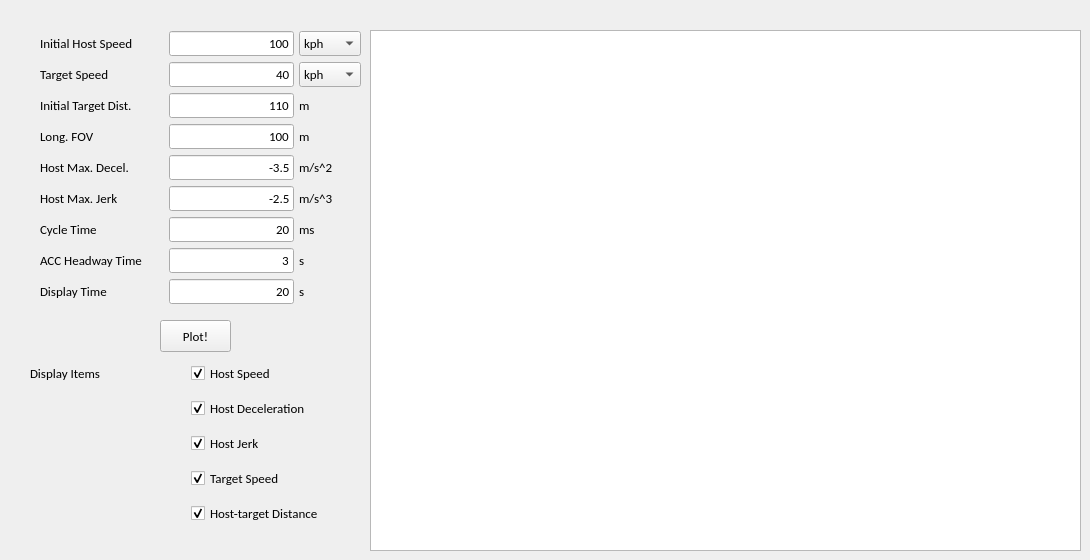
      <widget class="QWidget" name="tab_22">
       <attribute name="title">
        <string>Detect and Follow Range</string>
       </attribute>
       <widget class="QWidget" name="gridLayoutWidget_23">
        <property name="geometry">
         <rect>
          <x>40</x>
          <y>30</y>
          <width>321</width>
          <height>281</height>
         </rect>
        </property>
        <layout class="QGridLayout" name="gridLayout_23" columnstretch="2,2,1">
         <property name="spacing">
          <number>5</number>
         </property>
         <item row="1" column="0">
          <widget class="QLabel" name="label_99">
           <property name="font">
            <font>
             <family>Calibri</family>
             <pointsize>10</pointsize>
             <bold>false</bold>
            </font>
           </property>
           <property name="text">
            <string>Target Speed</string>
           </property>
          </widget>
         </item>
         <item row="8" column="1">
          <widget class="QLineEdit" name="input_detect_display">
           <property name="font">
            <font>
             <family>Calibri</family>
             <pointsize>10</pointsize>
             <bold>false</bold>
            </font>
           </property>
           <property name="text">
            <string>20</string>
           </property>
           <property name="alignment">
            <set>Qt::AlignRight|Qt::AlignTrailing|Qt::AlignVCenter</set>
           </property>
           <property name="dragEnabled">
            <bool>true</bool>
           </property>
           <property name="placeholderText">
            <string>Input</string>
           </property>
          </widget>
         </item>
         <item row="6" column="2">
          <widget class="QLabel" name="label_111">
           <property name="font">
            <font>
             <family>Calibri</family>
             <pointsize>10</pointsize>
             <bold>false</bold>
            </font>
           </property>
           <property name="text">
            <string>ms</string>
           </property>
          </widget>
         </item>
         <item row="2" column="2">
          <widget class="QLabel" name="label_107">
           <property name="font">
            <font>
             <family>Calibri</family>
             <pointsize>10</pointsize>
             <bold>false</bold>
            </font>
           </property>
           <property name="text">
            <string>m</string>
           </property>
          </widget>
         </item>
         <item row="5" column="2">
          <widget class="QLabel" name="label_110">
           <property name="font">
            <font>
             <family>Calibri</family>
             <pointsize>10</pointsize>
             <bold>false</bold>
            </font>
           </property>
           <property name="text">
            <string>m/s^3</string>
           </property>
          </widget>
         </item>
         <item row="1" column="2">
          <widget class="QComboBox" name="comboBox_detect_v2">
           <property name="font">
            <font>
             <family>Calibri</family>
             <pointsize>10</pointsize>
             <bold>false</bold>
            </font>
           </property>
           <item>
            <property name="text">
             <string>kph</string>
            </property>
           </item>
           <item>
            <property name="text">
             <string>m/s</string>
            </property>
           </item>
          </widget>
         </item>
         <item row="2" column="0">
          <widget class="QLabel" name="label_102">
           <property name="font">
            <font>
             <family>Calibri</family>
             <pointsize>10</pointsize>
             <bold>false</bold>
            </font>
           </property>
           <property name="text">
            <string>Initial Target Dist.</string>
           </property>
          </widget>
         </item>
         <item row="7" column="2">
          <widget class="QLabel" name="label_112">
           <property name="font">
            <font>
             <family>Calibri</family>
             <pointsize>10</pointsize>
             <bold>false</bold>
            </font>
           </property>
           <property name="text">
            <string>s</string>
           </property>
          </widget>
         </item>
         <item row="1" column="1">
          <widget class="QLineEdit" name="input_detect_v2">
           <property name="font">
            <font>
             <family>Calibri</family>
             <pointsize>10</pointsize>
             <bold>false</bold>
            </font>
           </property>
           <property name="text">
            <string>40</string>
           </property>
           <property name="alignment">
            <set>Qt::AlignRight|Qt::AlignTrailing|Qt::AlignVCenter</set>
           </property>
           <property name="dragEnabled">
            <bool>true</bool>
           </property>
           <property name="placeholderText">
            <string>Input</string>
           </property>
          </widget>
         </item>
         <item row="5" column="1">
          <widget class="QLineEdit" name="input_detect_maxjerk">
           <property name="font">
            <font>
             <family>Calibri</family>
             <pointsize>10</pointsize>
             <bold>false</bold>
            </font>
           </property>
           <property name="text">
            <string>-2.5</string>
           </property>
           <property name="alignment">
            <set>Qt::AlignRight|Qt::AlignTrailing|Qt::AlignVCenter</set>
           </property>
           <property name="dragEnabled">
            <bool>true</bool>
           </property>
           <property name="placeholderText">
            <string>Input</string>
           </property>
          </widget>
         </item>
         <item row="3" column="1">
          <widget class="QLineEdit" name="input_detect_lfov">
           <property name="font">
            <font>
             <family>Calibri</family>
             <pointsize>10</pointsize>
             <bold>false</bold>
            </font>
           </property>
           <property name="text">
            <string>100</string>
           </property>
           <property name="alignment">
            <set>Qt::AlignRight|Qt::AlignTrailing|Qt::AlignVCenter</set>
           </property>
           <property name="dragEnabled">
            <bool>true</bool>
           </property>
           <property name="placeholderText">
            <string>Input</string>
           </property>
          </widget>
         </item>
         <item row="0" column="2">
          <widget class="QComboBox" name="comboBox_detect_v1">
           <property name="font">
            <font>
             <family>Calibri</family>
             <pointsize>10</pointsize>
             <bold>false</bold>
             <kerning>true</kerning>
            </font>
           </property>
           <property name="layoutDirection">
            <enum>Qt::LeftToRight</enum>
           </property>
           <property name="autoFillBackground">
            <bool>false</bool>
           </property>
           <item>
            <property name="text">
             <string>kph</string>
            </property>
           </item>
           <item>
            <property name="text">
             <string>m/s</string>
            </property>
           </item>
          </widget>
         </item>
         <item row="6" column="0">
          <widget class="QLabel" name="label_104">
           <property name="font">
            <font>
             <family>Calibri</family>
             <pointsize>10</pointsize>
             <bold>false</bold>
            </font>
           </property>
           <property name="text">
            <string>Cycle Time</string>
           </property>
          </widget>
         </item>
         <item row="0" column="1">
          <widget class="QLineEdit" name="input_detect_v1">
           <property name="font">
            <font>
             <family>Calibri</family>
             <pointsize>10</pointsize>
             <bold>false</bold>
            </font>
           </property>
           <property name="text">
            <string>100</string>
           </property>
           <property name="alignment">
            <set>Qt::AlignRight|Qt::AlignTrailing|Qt::AlignVCenter</set>
           </property>
           <property name="dragEnabled">
            <bool>true</bool>
           </property>
           <property name="placeholderText">
            <string>Input</string>
           </property>
          </widget>
         </item>
         <item row="7" column="1">
          <widget class="QLineEdit" name="input_detect_headway">
           <property name="font">
            <font>
             <family>Calibri</family>
             <pointsize>10</pointsize>
             <bold>false</bold>
            </font>
           </property>
           <property name="text">
            <string>3</string>
           </property>
           <property name="alignment">
            <set>Qt::AlignRight|Qt::AlignTrailing|Qt::AlignVCenter</set>
           </property>
           <property name="dragEnabled">
            <bool>true</bool>
           </property>
           <property name="placeholderText">
            <string>Input</string>
           </property>
          </widget>
         </item>
         <item row="2" column="1">
          <widget class="QLineEdit" name="input_detect_tdist">
           <property name="font">
            <font>
             <family>Calibri</family>
             <pointsize>10</pointsize>
             <bold>false</bold>
            </font>
           </property>
           <property name="text">
            <string>110</string>
           </property>
           <property name="alignment">
            <set>Qt::AlignRight|Qt::AlignTrailing|Qt::AlignVCenter</set>
           </property>
           <property name="dragEnabled">
            <bool>true</bool>
           </property>
           <property name="placeholderText">
            <string>Input</string>
           </property>
          </widget>
         </item>
         <item row="4" column="2">
          <widget class="QLabel" name="label_109">
           <property name="font">
            <font>
             <family>Calibri</family>
             <pointsize>10</pointsize>
             <bold>false</bold>
            </font>
           </property>
           <property name="text">
            <string>m/s^2</string>
           </property>
          </widget>
         </item>
         <item row="5" column="0">
          <widget class="QLabel" name="label_101">
           <property name="font">
            <font>
             <family>Calibri</family>
             <pointsize>10</pointsize>
             <bold>false</bold>
            </font>
           </property>
           <property name="text">
            <string>Host Max. Jerk</string>
           </property>
          </widget>
         </item>
         <item row="6" column="1">
          <widget class="QLineEdit" name="input_detect_cycle">
           <property name="font">
            <font>
             <family>Calibri</family>
             <pointsize>10</pointsize>
             <bold>false</bold>
            </font>
           </property>
           <property name="text">
            <string>20</string>
           </property>
           <property name="alignment">
            <set>Qt::AlignRight|Qt::AlignTrailing|Qt::AlignVCenter</set>
           </property>
           <property name="dragEnabled">
            <bool>true</bool>
           </property>
           <property name="placeholderText">
            <string>Input</string>
           </property>
          </widget>
         </item>
         <item row="8" column="2">
          <widget class="QLabel" name="label_113">
           <property name="font">
            <font>
             <family>Calibri</family>
             <pointsize>10</pointsize>
             <bold>false</bold>
            </font>
           </property>
           <property name="text">
            <string>s</string>
           </property>
          </widget>
         </item>
         <item row="8" column="0">
          <widget class="QLabel" name="label_106">
           <property name="font">
            <font>
             <family>Calibri</family>
             <pointsize>10</pointsize>
             <bold>false</bold>
            </font>
           </property>
           <property name="text">
            <string>Display Time</string>
           </property>
          </widget>
         </item>
         <item row="7" column="0">
          <widget class="QLabel" name="label_105">
           <property name="font">
            <font>
             <family>Calibri</family>
             <pointsize>10</pointsize>
             <bold>false</bold>
            </font>
           </property>
           <property name="text">
            <string>ACC Headway Time</string>
           </property>
          </widget>
         </item>
         <item row="3" column="0">
          <widget class="QLabel" name="label_103">
           <property name="font">
            <font>
             <family>Calibri</family>
             <pointsize>10</pointsize>
             <bold>false</bold>
            </font>
           </property>
           <property name="text">
            <string>Long. FOV</string>
           </property>
          </widget>
         </item>
         <item row="0" column="0">
          <widget class="QLabel" name="label_98">
           <property name="font">
            <font>
             <family>Calibri</family>
             <pointsize>10</pointsize>
             <bold>false</bold>
            </font>
           </property>
           <property name="text">
            <string>Initial Host Speed</string>
           </property>
          </widget>
         </item>
         <item row="3" column="2">
          <widget class="QLabel" name="label_108">
           <property name="font">
            <font>
             <family>Calibri</family>
             <pointsize>10</pointsize>
             <bold>false</bold>
            </font>
           </property>
           <property name="text">
            <string>m</string>
           </property>
          </widget>
         </item>
         <item row="4" column="1">
          <widget class="QLineEdit" name="input_detect_maxdecel">
           <property name="font">
            <font>
             <family>Calibri</family>
             <pointsize>10</pointsize>
             <bold>false</bold>
            </font>
           </property>
           <property name="text">
            <string>-3.5</string>
           </property>
           <property name="alignment">
            <set>Qt::AlignRight|Qt::AlignTrailing|Qt::AlignVCenter</set>
           </property>
           <property name="dragEnabled">
            <bool>true</bool>
           </property>
           <property name="placeholderText">
            <string>Input</string>
           </property>
          </widget>
         </item>
         <item row="4" column="0">
          <widget class="QLabel" name="label_100">
           <property name="font">
            <font>
             <family>Calibri</family>
             <pointsize>10</pointsize>
             <bold>false</bold>
            </font>
           </property>
           <property name="text">
            <string>Host Max. Decel.</string>
           </property>
          </widget>
         </item>
        </layout>
       </widget>
       <widget class="QGraphicsView" name="graphicsView_detect">
        <property name="geometry">
         <rect>
          <x>370</x>
          <y>30</y>
          <width>711</width>
          <height>521</height>
         </rect>
        </property>
       </widget>
       <widget class="QPushButton" name="plot_detect">
        <property name="geometry">
         <rect>
          <x>160</x>
          <y>320</y>
          <width>71</width>
          <height>32</height>
         </rect>
        </property>
        <property name="font">
         <font>
          <family>Calibri</family>
          <pointsize>10</pointsize>
          <bold>false</bold>
         </font>
        </property>
        <property name="text">
         <string>Plot!</string>
        </property>
       </widget>
       <widget class="QWidget" name="gridLayoutWidget_24">
        <property name="geometry">
         <rect>
          <x>30</x>
          <y>360</y>
          <width>311</width>
          <height>167</height>
         </rect>
        </property>
        <layout class="QGridLayout" name="gridLayout_24">
         <property name="spacing">
          <number>10</number>
         </property>
         <item row="2" column="1">
          <widget class="QCheckBox" name="checkBox_detect_jerk">
           <property name="font">
            <font>
             <family>Calibri</family>
             <pointsize>10</pointsize>
             <bold>false</bold>
            </font>
           </property>
           <property name="text">
            <string>Host Jerk</string>
           </property>
           <property name="checked">
            <bool>true</bool>
           </property>
          </widget>
         </item>
         <item row="0" column="0">
          <widget class="QLabel" name="label_115">
           <property name="font">
            <font>
             <family>Calibri</family>
             <pointsize>10</pointsize>
             <bold>false</bold>
            </font>
           </property>
           <property name="text">
            <string>Display Items</string>
           </property>
          </widget>
         </item>
         <item row="1" column="1">
          <widget class="QCheckBox" name="checkBox_detect_decel">
           <property name="font">
            <font>
             <family>Calibri</family>
             <pointsize>10</pointsize>
             <bold>false</bold>
            </font>
           </property>
           <property name="text">
            <string>Host Deceleration</string>
           </property>
           <property name="checked">
            <bool>true</bool>
           </property>
          </widget>
         </item>
         <item row="3" column="1">
          <widget class="QCheckBox" name="checkBox_detect_v2">
           <property name="font">
            <font>
             <family>Calibri</family>
             <pointsize>10</pointsize>
             <bold>false</bold>
            </font>
           </property>
           <property name="text">
            <string>Target Speed</string>
           </property>
           <property name="checked">
            <bool>true</bool>
           </property>
          </widget>
         </item>
         <item row="0" column="1">
          <widget class="QCheckBox" name="checkBox_detect_v1">
           <property name="font">
            <font>
             <family>Calibri</family>
             <pointsize>10</pointsize>
             <bold>false</bold>
            </font>
           </property>
           <property name="text">
            <string>Host Speed</string>
           </property>
           <property name="checked">
            <bool>true</bool>
           </property>
          </widget>
         </item>
         <item row="4" column="1">
          <widget class="QCheckBox" name="checkBox_detect_dist">
           <property name="font">
            <font>
             <family>Calibri</family>
             <pointsize>10</pointsize>
             <bold>false</bold>
            </font>
           </property>
           <property name="text">
            <string>Host-target Distance</string>
           </property>
           <property name="checked">
            <bool>true</bool>
           </property>
          </widget>
         </item>
        </layout>
       </widget>
      </widget>
